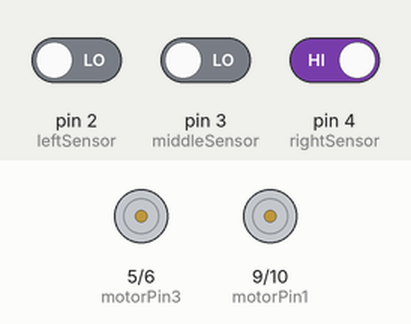
Bench run of a sketch on a simulated Arduino Uno, built with avr-gcc and run on an emulated ATmega328P. On the bench: motor-driver pin pairs drawn as motors (green arrow = first pin HIGH = forward, orange = second pin HIGH = backward, longer = more drive). The inputs (shaded band) are chosen by the test bench; at power-on: pin 2 (leftSensor) LOW, pin 3 (middleSensor) LOW, pin 4 (rightSensor) HIGH.

Above: at 1.2 s.
1.3 s: pin 2 (leftSensor) driven HIGH
At 2.1 s:
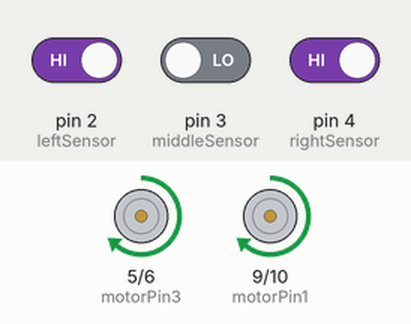
2.8 s: pin 3 (middleSensor) driven HIGH
At 3.2 s:
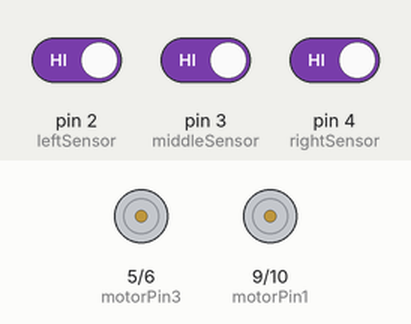
4.3 s: pin 4 (rightSensor) driven LOW
At 5.5 s:
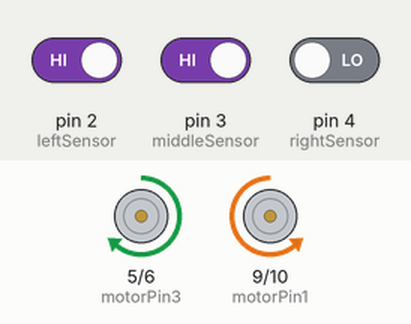
5.8 s: pin 2 (leftSensor) driven LOW and pin 4 (rightSensor) driven HIGH
At 6.7 s:
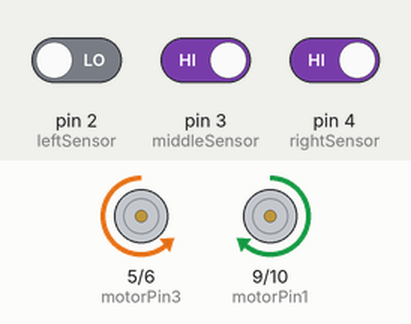
Timing chart, 0 to 8.3 s (numbered marks = the images above; inputs shaded):
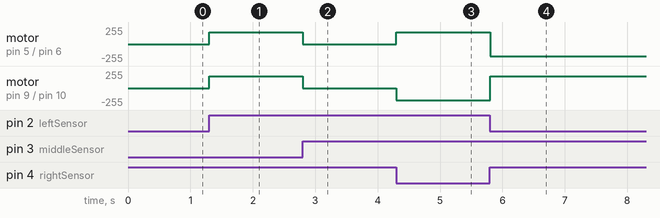

Measured:
- after the input at 1.3 s, motor on pin 5 (motorPin3) / pin 6 (motorPin4), motor on pin 9 (motorPin1) / pin 10 (motorPin2): stopped → forward 180/255 at once
- after the input at 2.8 s, motor on pin 5 (motorPin3) / pin 6 (motorPin4), motor on pin 9 (motorPin1) / pin 10 (motorPin2): forward 180/255 → stopped at once
- after the input at 4.3 s, motor on pin 5 (motorPin3) / pin 6 (motorPin4): stopped → forward 180/255 at once; motor on pin 9 (motorPin1) / pin 10 (motorPin2): stopped → backward 180/255 at once
- after the input at 5.8 s, motor on pin 5 (motorPin3) / pin 6 (motorPin4): forward 180/255 → backward 180/255 at once; motor on pin 9 (motorPin1) / pin 10 (motorPin2): backward 180/255 → forward 180/255 at once

The sketch:

LineFollower.ino
```cpp
# define STRAIGHT 1
# define LEFT 2
# define RIGHT 3
# define STOP 0

// Line Follower Sensors
const int leftSensor = 2;
const int middleSensor = 3;
const int rightSensor = 4;

//Left Motor
const int motorPin1  = 9;  // Pin 14 of L293
const int motorPin2  = 10;  // Pin 10 of L293
//Right Motor
const int motorPin3  = 5; // Pin  7 of L293
const int motorPin4  = 6;  // Pin  2 of L293

void goForward(int duration) {
    analogWrite(motorPin1, 180);
    analogWrite(motorPin2, 0);
    analogWrite(motorPin3, 180);
    analogWrite(motorPin4, 0);
    delay(duration);
}

void goReverse(int duration) {
    analogWrite(motorPin1, 0);
    analogWrite(motorPin2, 180);
    analogWrite(motorPin3, 0);
    analogWrite(motorPin4, 180);
    delay(duration);
}

void pauseMotors() {
    analogWrite(motorPin1, 0);
    analogWrite(motorPin2, 0);
    analogWrite(motorPin3, 0);
    analogWrite(motorPin4, 0);
}

void turnRight(int duration) {
    analogWrite(motorPin1, 0);
    analogWrite(motorPin2, 180);
    analogWrite(motorPin3, 180);
    analogWrite(motorPin4, 0);
    delay(duration);
}

void turnLeft(int duration) {
    analogWrite(motorPin1, 180);
    analogWrite(motorPin2, 0);
    analogWrite(motorPin3, 0);
    analogWrite(motorPin4, 180);
    delay(duration);
}

void setup(){

    //Set pins as outputs
    pinMode(motorPin1, OUTPUT);
    pinMode(motorPin2, OUTPUT);
    pinMode(motorPin3, OUTPUT);
    pinMode(motorPin4, OUTPUT);

    //Set sensor pins as inputs
    pinMode(leftSensor, INPUT);
    pinMode(middleSensor, INPUT);
    pinMode(rightSensor, INPUT);
}

int readSensors() {
  // if mid sensor is off and the rest are on, go straight
  // if left sensor is off and rest are on, go left
  // if right sensor is off and rest are on, go right
  // otherwise, just halt
  int lft = digitalRead(leftSensor);
  int mid = digitalRead(middleSensor);
  int rgt = digitalRead(rightSensor);
  if(lft == 1 && rgt == 1 && mid == 0) {
    return STRAIGHT;
  }
  if(lft == 0 && mid == 1 && rgt == 1) {
    return LEFT;
  }
  if(rgt == 0 && mid == 1 && lft == 1) {
    return RIGHT;
  }
  return STOP;
}

void loop(){
  // read the three sensors
  int cmd = readSensors();
  switch(cmd) {
    case STRAIGHT: goForward(500); break;
    case LEFT: turnLeft(100); break;
    case RIGHT: turnRight(100); break;
    default: pauseMotors(); break;
  }
}
```
